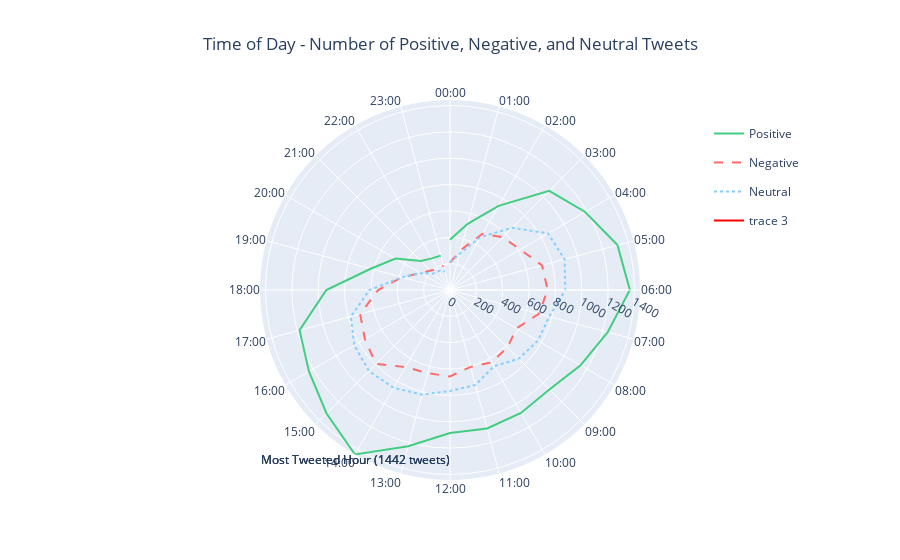

Here is the notebook cell this chart was saved with:
### Code cell
# Hourly Sentiment Distribution - Polar Line Plot
def format_hour(h: int):
    return f"{h:02d}:00"
sentiment_hourly = data.groupby(['Sentiment', 'Prcsd_Hour'])['Tweet'].count().reset_index()
sentiment_hourly.columns = ['Sentiment', 'Hour of Day', 'Number of Tweets']
sentiment_hourly['Hour of Day'] = sentiment_hourly['Hour of Day'].apply(format_hour)
most_tweeted_hour = sentiment_hourly[sentiment_hourly['Number of Tweets'] == sentiment_hourly['Number of Tweets'].max()]['Hour of Day'].values[0]
most_tweets_count = sentiment_hourly['Number of Tweets'].max()

fig = go.Figure()
for sentiment in ['Positive', 'Negative', 'Neutral']:
    sentiment_data = sentiment_hourly[sentiment_hourly['Sentiment'] == sentiment]
    fig.add_trace(go.Scatterpolar(
        r=sentiment_data['Number of Tweets'],
        theta=sentiment_data['Hour of Day'],
        name=sentiment,
        line=dict(dash='solid' if sentiment == 'Positive' else 'dash' if sentiment == 'Negative' else 'dot'),
        legendgroup=sentiment,
        marker_color=sentiment_colors[sentiment],
    ))

fig.add_trace(go.Scatterpolar(
    r=[most_tweets_count] * 3,
    theta=[most_tweeted_hour] * 3,
    mode='lines+text',
    text=[f'Most Tweeted Hour ({most_tweets_count} tweets)'] * 3,
    textposition='bottom center',
    line=dict(color='red', width=2),
    legendgroup='Most Tweeted Hour',
))

fig.update_layout(
    title="Time of Day - Number of Positive, Negative, and Neutral Tweets",
    title_x=0.5,
    polar_angularaxis=dict(
        direction="clockwise",
        tickvals=list(range(24)),
        ticktext=[format_hour(h) for h in range(24)],
        showline=False,
    ),
    legend=dict(x=0.85, y=0.95),
)

fig.show()

# Print the hour with the most tweets
print(f"Hour with the most tweets: {most_tweeted_hour} (Total Tweets: {most_tweets_count})")

### Figure 1 — Plotly figure (JSON) as saved in the notebook; plotly's stock layout.template omitted (floating-point values rounded to 4 significant figures)
{"data": [{"legendgroup": "Positive", "line": {"dash": "solid"}, "marker": {"color": "#43CD80"}, "name": "Positive", "r": [381, 520, 737, 1065, 1185, 1316, 1365, 1239, 1144, 1067, 1077, 1088, 1086, 1228, 1442, 1325, 1236, 1182, 939, 623, 478, 311, 277, 270], "theta": ["00:00", "01:00", "02:00", "03:00", "04:00", "05:00", "06:00", "07:00", "08:00", "09:00", "10:00", "11:00", "12:00", "13:00", "14:00", "15:00", "16:00", "17:00", "18:00", "19:00", "20:00", "21:00", "22:00", "23:00"], "type": "scatterpolar"}, {"legendgroup": "Negative", "line": {"dash": "dash"}, "marker": {"color": "#FF6A6A"}, "name": "Negative", "r": [206, 314, 492, 566, 615, 723, 741, 698, 583, 616, 634, 604, 656, 654, 675, 794, 746, 706, 545, 377, 257, 209, 183, 191], "theta": ["00:00", "01:00", "02:00", "03:00", "04:00", "05:00", "06:00", "07:00", "08:00", "09:00", "10:00", "11:00", "12:00", "13:00", "14:00", "15:00", "16:00", "17:00", "18:00", "19:00", "20:00", "21:00", "22:00", "23:00"], "type": "scatterpolar"}, {"legendgroup": "Neutral", "line": {"dash": "dot"}, "marker": {"color": "#87CEFF"}, "name": "Neutral", "r": [212, 286, 464, 668, 859, 900, 875, 780, 770, 737, 668, 746, 766, 822, 857, 870, 839, 779, 611, 376, 256, 178, 167, 147], "theta": ["00:00", "01:00", "02:00", "03:00", "04:00", "05:00", "06:00", "07:00", "08:00", "09:00", "10:00", "11:00", "12:00", "13:00", "14:00", "15:00", "16:00", "17:00", "18:00", "19:00", "20:00", "21:00", "22:00", "23:00"], "type": "scatterpolar"}, {"legendgroup": "Most Tweeted Hour", "line": {"color": "red", "width": 2}, "mode": "lines+text", "r": [1442, 1442, 1442], "text": ["Most Tweeted Hour (1442 tweets)", "Most Tweeted Hour (1442 tweets)", "Most Tweeted Hour (1442 tweets)"], "textposition": "bottom center", "theta": ["14:00", "14:00", "14:00"], "type": "scatterpolar"}], "layout": {"legend": {"x": 0.85, "y": 0.95}, "polar": {"angularaxis": {"direction": "clockwise", "showline": false, "ticktext": ["00:00", "01:00", "02:00", "03:00", "04:00", "05:00", "06:00", "07:00", "08:00", "09:00", "10:00", "11:00", "12:00", "13:00", "14:00", "15:00", "16:00", "17:00", "18:00", "19:00", "20:00", "21:00", "22:00", "23:00"], "tickvals": [0, 1, 2, 3, 4, 5, 6, 7, 8, 9, 10, 11, 12, 13, 14, 15, 16, 17, 18, 19, 20, 21, 22, 23]}}, "title": {"text": "Time of Day - Number of Positive, Negative, and Neutral Tweets", "x": 0.5}}}
